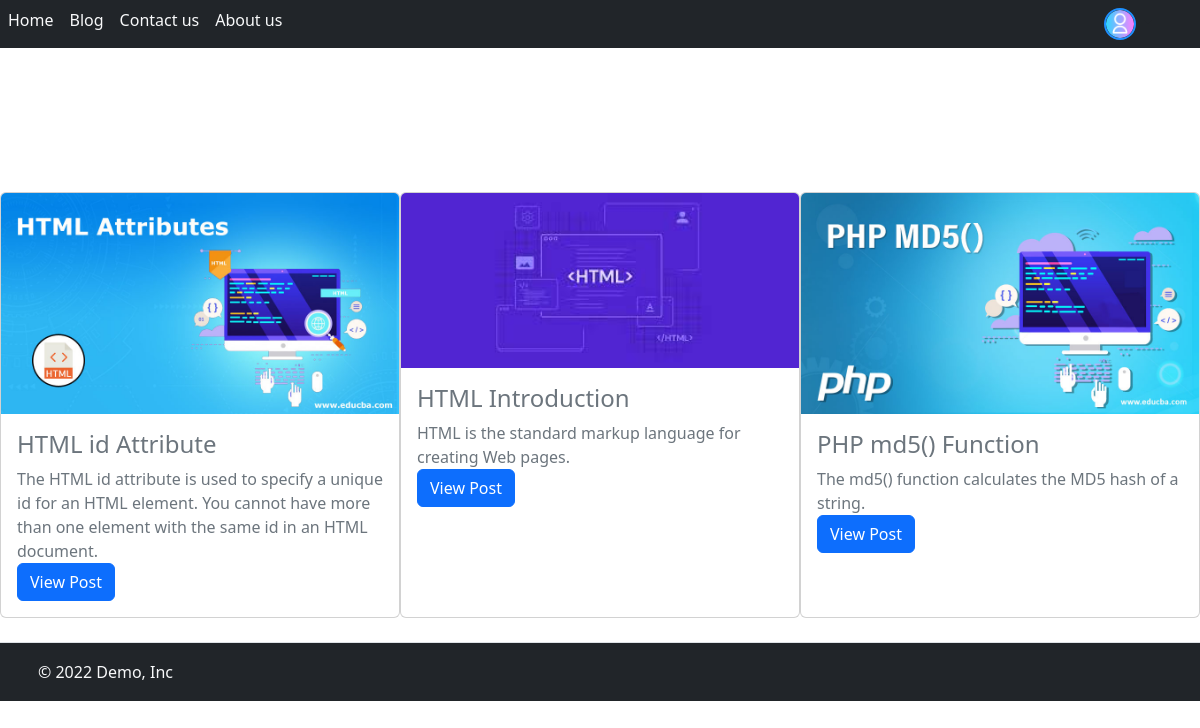
The app's page /posts.php (signed in) with its own data.
### tables this page shows
CREATE TABLE `post` (
  `id` int(11) NOT NULL,
  `heading` text NOT NULL,
  `short_description` text NOT NULL,
  `description` longtext NOT NULL,
  `thumbnail` varchar(255) NOT NULL,
  `date` datetime NOT NULL DEFAULT current_timestamp()
);

### posts.php (the view, shortened to what this page needs)
<?php
require "connection.php";
if (isset($_SESSION['id'])) {
  $query = "SELECT * FROM `post` ORDER BY `id` DESC";
  $result = mysqli_query($conn, $query);
  $row = mysqli_num_rows($result);
?>
<!DOCTYPE html>
<html lang="en">
<head>
<body>
<?php require "loggednav.php";?>
<br><br>
<div class="d-flex justify-content-around flex-wrap">
<?php
if ($row > 0) {
  while($posts = mysqli_fetch_assoc($result))
  {
 ?>
<a href="./view-post.php?id=<?php if(isset($posts['id'])){echo $posts['id'];}?>" class="text-decoration-none text-muted"><div class="card mt-5" style="width:400px">
  <img class="card-img-top" src="<?php if(isset($posts['thumbnail'])){echo $posts['thumbnail'];}?>" alt="Thumbnail image">
  <div class="card-body">
    <h4 class="card-title"><?php if(isset($posts['heading'])){echo $posts['heading'];}?></h4>
    <p class="card-text"><?php if(isset($posts['short_description'])){echo $posts['short_description'];}?></p>
    <a href="./view-post.php?id=<?php if(isset($posts['id'])){echo $posts['id'];}?>" class="btn btn-primary">View Post</a>
  </div>
</div></a>
<?php
 }
}
?>
</div>
<?php require "footer.php";?>
</body>
</html>
<?php
} else{
  header("Location:login.php");
}
?>

### records on screen
post: thumbnail (picture), heading "HTML id Attribute", short_description "The HTML id attribute is used to specify a unique id for an HTML element. You cannot have more than one element with the same id in an HTML document."
post: thumbnail (picture), heading "HTML Introduction", short_description "HTML is the standard markup language for creating Web pages."
post: thumbnail (picture), heading "PHP md5() Function", short_description "The md5() function calculates the MD5 hash of a string."
